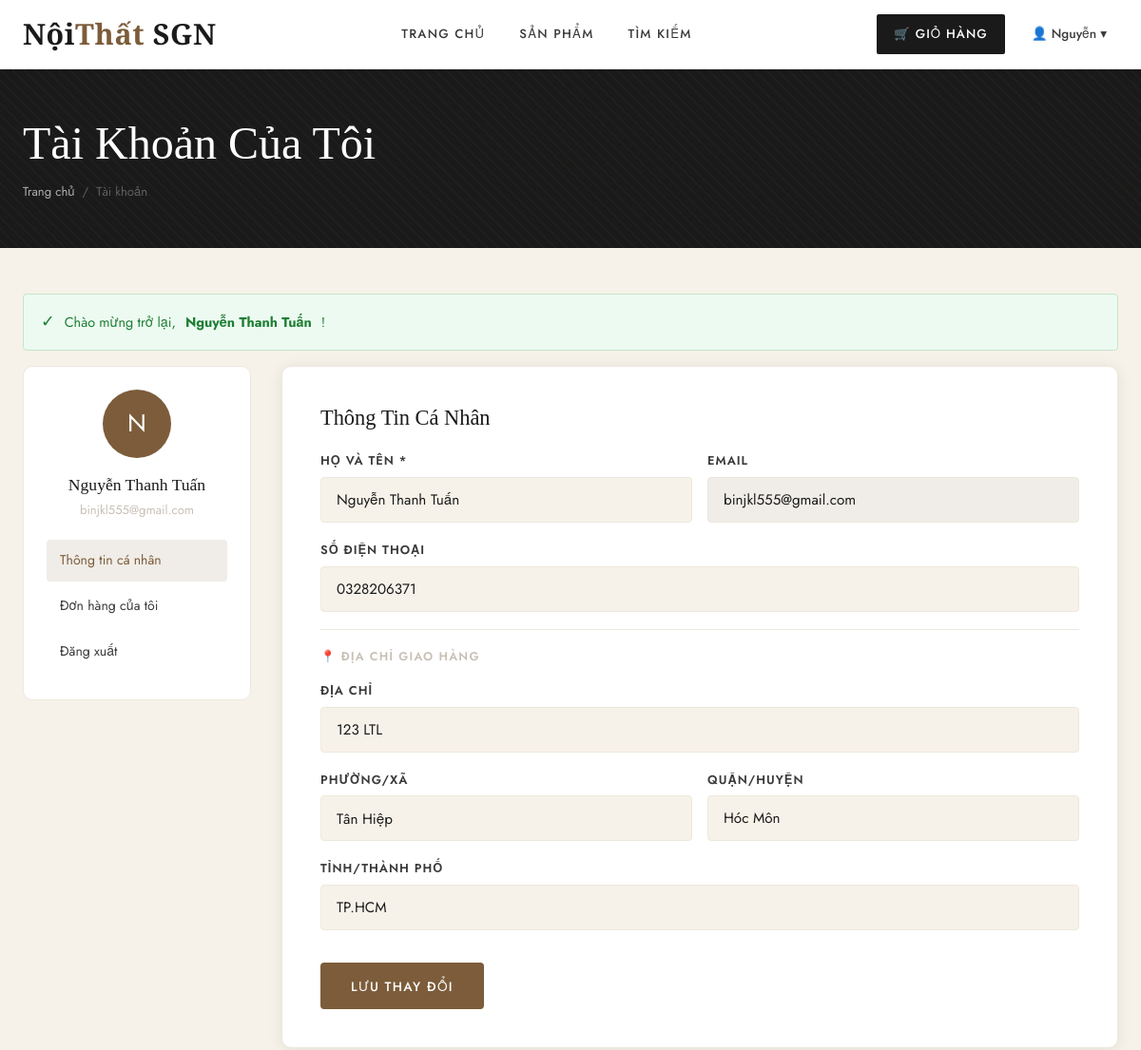
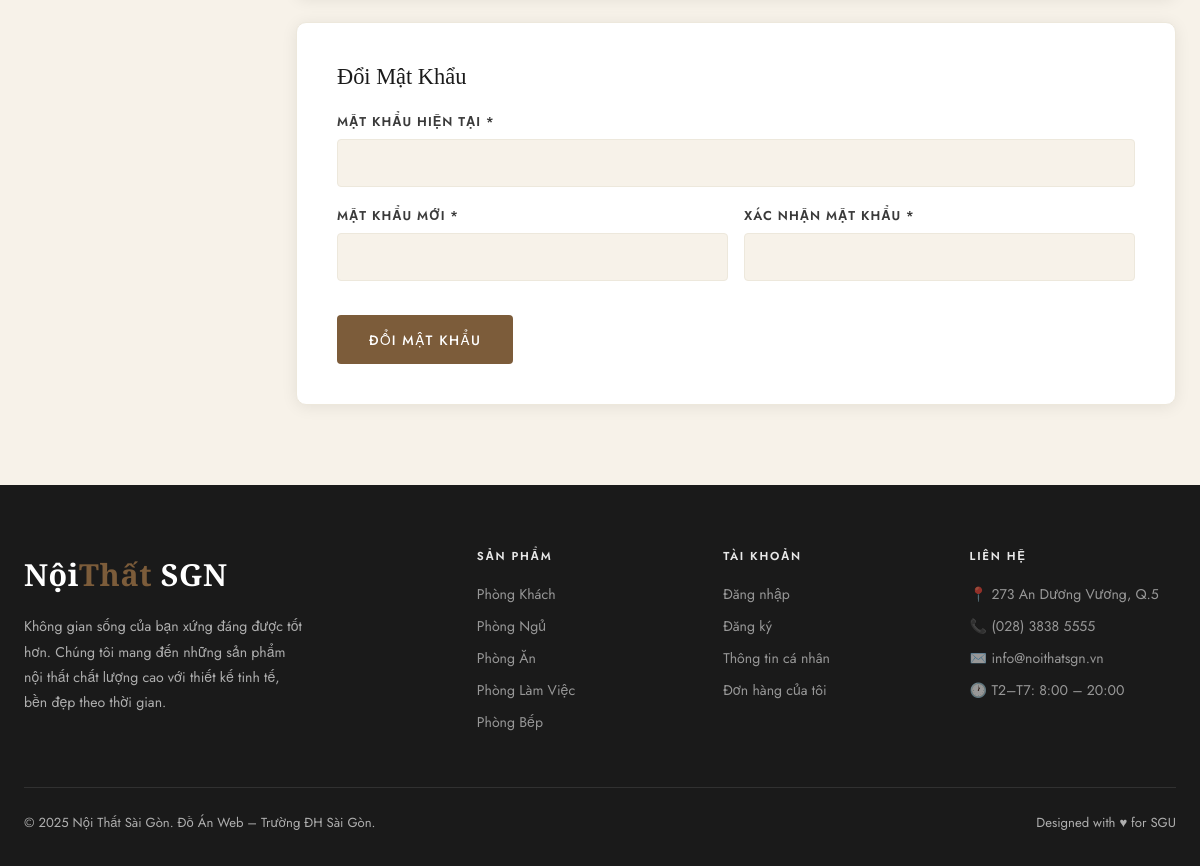
Screenshot of /NoiThat/auth/profile.php (signed in) with the database file from the repository (2 pictures, top to bottom).
### tables this page shows
CREATE TABLE `khach_hang` (
  `ma_kh` int(11) NOT NULL,
  `ho_ten` varchar(100) NOT NULL,
  `email` varchar(150) NOT NULL,
  `mat_khau` varchar(255) NOT NULL,
  `dien_thoai` varchar(20) DEFAULT NULL,
  `dia_chi` varchar(255) DEFAULT NULL,
  `phuong_xa` varchar(100) DEFAULT NULL,
  `quan_huyen` varchar(100) DEFAULT NULL,
  `tinh_tp` varchar(100) DEFAULT NULL,
  `trang_thai` tinyint(1) DEFAULT 1 COMMENT '1=active, 0=khóa',
  `created_at` datetime DEFAULT current_timestamp()
);

### NoiThat/auth/profile.php (the view, shortened to what this page needs)
<?php
require_once __DIR__ . '/../config/db.php';
require_once __DIR__ . '/../includes/functions.php';
include __DIR__ . '/../includes/header.php';
?>
<div class="page-header">
    <div class="container">
        <h1>Tài Khoản Của Tôi</h1>
        <div class="breadcrumb"><a href="<?= SITE_URL ?>">Trang chủ</a><span>/</span><span>Tài khoản</span></div>
    </div>
</div>
<section class="py-section" style="padding:48px 0 80px;">
    <div class="container">
        <?= getFlash() ?>
        <div class="profile-layout">
            <div class="profile-sidebar">
                <div class="avatar"><?= strtoupper(mb_substr($kh['ho_ten'],0,1,'UTF-8')) ?></div>
                <div class="user-name"><?= htmlspecialchars($kh['ho_ten']) ?></div>
                <div class="user-email"><?= htmlspecialchars($kh['email']) ?></div>
                <nav class="sidebar-nav">
                    <a href="<?= SITE_URL ?>/auth/profile.php" class="active">Thông tin cá nhân</a>
                    <a href="<?= SITE_URL ?>/orders.php">Đơn hàng của tôi</a>
                    <a href="<?= SITE_URL ?>/auth/logout.php">Đăng xuất</a>
                </nav>
            </div>
            <div>
                <div class="form-card mb-24">
                    <h2 style="font-size:1.4rem;margin-bottom:20px;">Thông Tin Cá Nhân</h2>
                    <form method="POST">
                        <div class="form-row">
                            <div class="form-group">
                                <label class="form-label">Họ và tên *</label>
                                <input type="text" name="ho_ten" class="form-control"
                                    value="<?= htmlspecialchars($kh['ho_ten']) ?>" required>
                            </div>
                            <div class="form-group">
                                <label class="form-label">Email</label>
                                <input type="email" class="form-control"
                                    value="<?= htmlspecialchars($kh['email']) ?>" disabled
                                    style="background:var(--gray-light);cursor:not-allowed;">
                            </div>
                        </div>
                        <div class="form-group">
                            <label class="form-label">Số điện thoại</label>
                            <input type="tel" name="dien_thoai" class="form-control"
                                value="<?= htmlspecialchars($kh['dien_thoai'] ?? '') ?>"
                                pattern="[0-9]{10,11}">
                        </div>
                        <hr style="border:none;border-top:1px solid var(--cream-dark);margin:18px 0;">
                        <p style="font-size:0.78rem;font-weight:600;letter-spacing:0.1em;text-transform:uppercase;color:var(--gray-mid);margin-bottom:14px;">📍 Địa Chỉ Giao Hàng</p>
                        <div class="form-group">
                            <label class="form-label">Địa chỉ</label>
                            <input type="text" name="dia_chi" class="form-control"
                                value="<?= htmlspecialchars($kh['dia_chi'] ?? '') ?>">
                        </div>
                        <div class="form-row">
                            <div class="form-group">
                                <label class="form-label">Phường/Xã</label>
                                <input type="text" name="phuong_xa" class="form-control"
                                    value="<?= htmlspecialchars($kh['phuong_xa'] ?? '') ?>">
                            </div>
                            <div class="form-group">
                                <label class="form-label">Quận/Huyện</label>
                                <input type="text" name="quan_huyen" class="form-control"
                                    value="<?= htmlspecialchars($kh['quan_huyen'] ?? '') ?>">
                            </div>
                        </div>
                        <div class="form-group">
                            <label class="form-label">Tỉnh/Thành phố</label>
                            <input type="text" name="tinh_tp" class="form-control"
                                value="<?= htmlspecialchars($kh['tinh_tp'] ?? '') ?>">
                        </div>
                        <button type="submit" class="btn-submit mt-16">Lưu Thay Đổi</button>
                    </form>
                </div>
                <div class="form-card">
                    <h2 style="font-size:1.4rem;margin-bottom:20px;">Đổi Mật Khẩu</h2>
                    <form method="POST">
                        <div class="form-group">
                            <label class="form-label">Mật khẩu hiện tại *</label>
                            <input type="password" name="old_password" class="form-control" required>
                        </div>
                        <div class="form-row">
                            <div class="form-group">
                                <label class="form-label">Mật khẩu mới *</label>
                                <input type="password" name="new_password" class="form-control" minlength="6" required>
                            </div>
                            <div class="form-group">
                                <label class="form-label">Xác nhận mật khẩu *</label>
                                <input type="password" name="confirm_password" class="form-control" required>
                            </div>
                        </div>
                        <button type="submit" class="btn-submit mt-16">Đổi Mật Khẩu</button>
                    </form>
                </div>
            </div>
        </div>
    </div>
</section>
<?php include __DIR__ . '/../includes/footer.php'; ?>

### NoiThat/includes/header.php (shortened to what this page needs)
<?php
require_once __DIR__ . '/../config/db.php';
require_once __DIR__ . '/../includes/functions.php';
$kh         = currentKH($conn);
$base       = SITE_URL;
$cur_path   = $_SERVER['REQUEST_URI'];
?>
<!DOCTYPE html>
<html lang="vi">
<head>
    <link rel="stylesheet" href="<?= $base ?>/assets/css/style.css">
</head>
<body>
<header class="site-header">
    <div class="container">
        <div class="header-inner">
            <a href="<?= $base ?>/index.php" class="logo">Nội<span>Thất</span> SGN</a>
            <nav class="nav-main">
                <a href="<?= $base ?>/index.php" <?= (strpos($cur_path,'index.php')!==false||$cur_path===$base.'/')?' class="active"':'' ?>>Trang Chủ</a>
                <div class="has-dropdown">
                    <a href="<?= $base ?>/products.php" <?= (strpos($cur_path,'products.php')!==false)?' class="active"':'' ?>>Sản Phẩm</a>
                </div>
                <a href="<?= $base ?>/search.php" <?= (strpos($cur_path,'search.php')!==false)?' class="active"':'' ?>>Tìm Kiếm</a>
            </nav>
            <div class="nav-actions">
                <a href="<?= $base ?>/cart.php" class="cart-btn">
                    🛒 Giỏ hàng
                </a>
                <?php if ($kh): ?>
                <div class="user-menu">
                    <div class="user-menu-btn">
                        👤 <?= htmlspecialchars(explode(' ',$kh['ho_ten'])[0]) ?> ▾
                    </div>
                </div>
                <?php endif; ?>
            </div>
        </div>
    </div>
</header>

### NoiThat/includes/header.php (style rules this page uses)
.user-menu { position: relative; display: inline-block; }
.user-menu-btn { cursor: pointer; padding: 8px 12px; display: flex; align-items: center; gap: 5px; user-select: none; }

### rows the page displays
khach_hang: ho_ten "Nguyễn", ho_ten "N", ho_ten "Nguyễn Thanh Tuấn", email "binjkl555@gmail.com", dien_thoai "0328206371", dia_chi "123 LTL", phuong_xa "Tân Hiệp", quan_huyen "Hóc Môn", tinh_tp "TP.HCM"

### other values shown
$f['msg'] "Chào mừng trở lại, Nguyễn Thanh Tuấn !"
